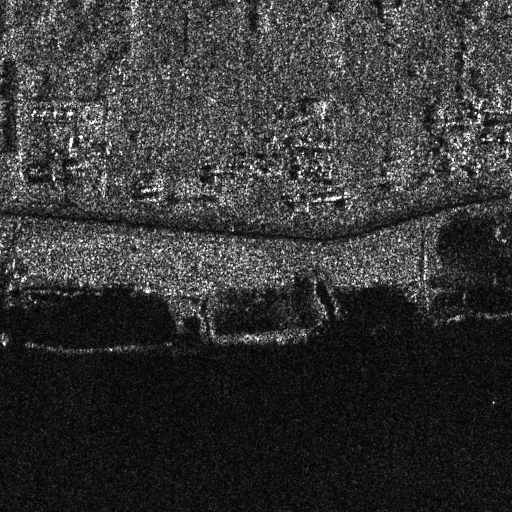
#> input picture data/FUSAR-Map/SAR_1024/JiuJiang_01_01_01_01_SAR_001.tif, 1024 x 1024 px (shown at 1/2 size)
$ python test_patch.py
#> lines starting #> are read from the running program, lines starting #| are printed output that depends on the picture
import numpy as np
from PIL import Image, ImageDraw

PATCH_SIZE = 512
STRIDE = 256
IMAGE_PATH = "data/FUSAR-Map/SAR_1024/JiuJiang_01_01_01_01_SAR_001.tif"


OUT_PATH = "horizontal_overlap_hatched_only_overlap.png"

def draw_dashed_rectangle(draw, box, color, width=3, dash=15, gap=10):
#> called with box = (256, 0, 768, 512), color = 'blue', width = 4, dash = 15, gap = 10
    x1, y1, x2, y2 = box

    # top edge
    x = x1
    while x < x2:
        draw.line([(x, y1), (min(x + dash, x2), y1)], fill=color, width=width)
        x += dash + gap

    # bottom edge
    x = x1
    while x < x2:
        draw.line([(x, y2), (min(x + dash, x2), y2)], fill=color, width=width)
        x += dash + gap

    # left edge
    y = y1
    while y < y2:
        draw.line([(x1, y), (x1, min(y + dash, y2))], fill=color, width=width)
        y += dash + gap

    # right edge
    y = y1
    while y < y2:
        draw.line([(x2, y), (x2, min(y + dash, y2))], fill=color, width=width)
        y += dash + gap


def draw_hatched_overlap(draw, box, spacing=10, width=2, color=(0,0,0)):
#> called with box = (256, 0, 512, 512), spacing = 12, width = 2, color = (0, 0, 0)
    x1, y1, x2, y2 = box

    # Draw diagonal hatch lines inside the overlap
    for offset in range(-PATCH_SIZE, PATCH_SIZE*2, spacing):
        draw.line(
            [(x1 + offset, y1), (x1 + offset + PATCH_SIZE, y1 + PATCH_SIZE)],
            fill=color,
            width=width
        )


def draw_horizontal_overlap_hatched(image_path):
    img = Image.open(image_path).convert("RGB")
    draw = ImageDraw.Draw(img)

    # Patch 1 — solid outline
    patch1 = (0, 0, PATCH_SIZE, PATCH_SIZE)
    draw.rectangle(patch1, outline="red", width=4)

    # Patch 2 — dashed outline
    patch2 = (STRIDE, 0, STRIDE + PATCH_SIZE, PATCH_SIZE)
    draw_dashed_rectangle(draw, patch2, color="blue", width=4)

    # Overlap region (width = 256 px)
    overlap = (
        PATCH_SIZE - STRIDE,   # 256
        0,
        PATCH_SIZE,            # 512
        PATCH_SIZE
    )

    # Shade ONLY the overlap region
    draw_hatched_overlap(draw, overlap, spacing=12, width=2)

    img.save(OUT_PATH)
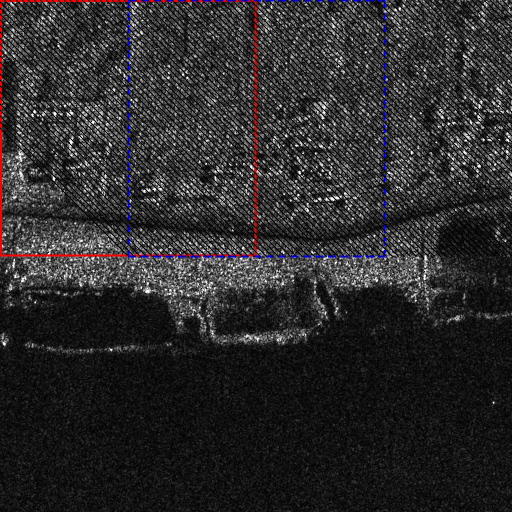
#> saved as horizontal_overlap_hatched_only_overlap.png: PIL image 1024x1024 RGB (shown at 1/2 size); mean R, G, B 44.7, 43.2, 44.2
    print(f"Saved overlap-hatched visualization: {OUT_PATH}")


draw_horizontal_overlap_hatched(IMAGE_PATH)

$ run again, with data/FUSAR-Map/SAR_1024/JiuJiang_01_01_01_06_SAR_006.tif copied over data/FUSAR-Map/SAR_1024/JiuJiang_01_01_01_01_SAR_001.tif
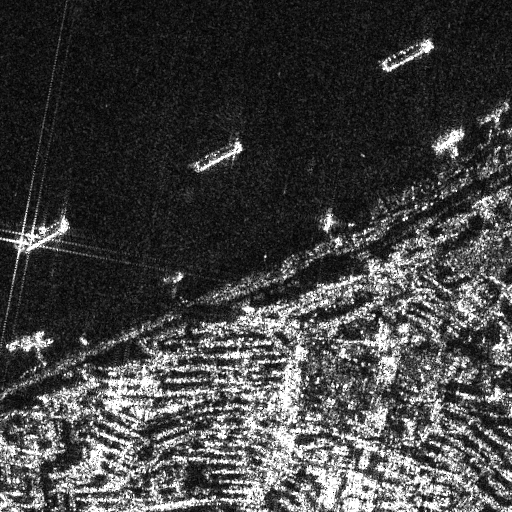
#> input picture data/FUSAR-Map/SAR_1024/JiuJiang_01_01_01_06_SAR_006.tif, 1024 x 1024 px (shown at 1/2 size)
#> in draw_horizontal_overlap_hatched, `img.save(OUT_PATH)`:
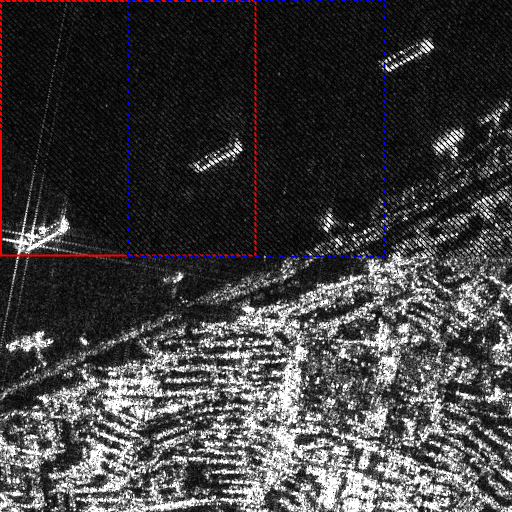
#> saved as horizontal_overlap_hatched_only_overlap.png: PIL image 1024x1024 RGB (shown at 1/2 size); mean R, G, B 64.2, 62.7, 63.7

$ run again, with data/FUSAR-Map/SAR_1024/JiuJiang_01_01_04_06_SAR_027.tif copied over data/FUSAR-Map/SAR_1024/JiuJiang_01_01_01_01_SAR_001.tif
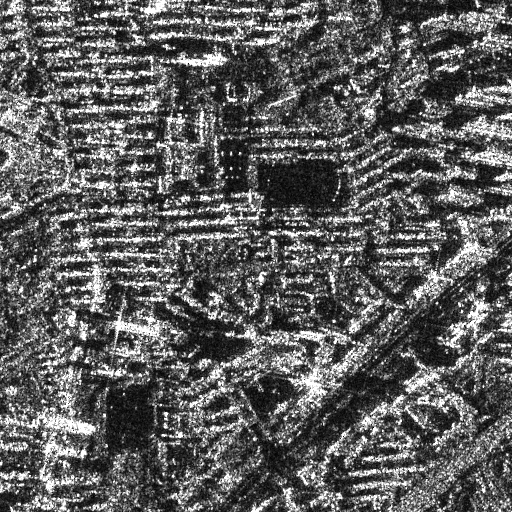
#> input picture data/FUSAR-Map/SAR_1024/JiuJiang_01_01_04_06_SAR_027.tif, 1024 x 1024 px (shown at 1/2 size)
#> in draw_horizontal_overlap_hatched, `img.save(OUT_PATH)`:
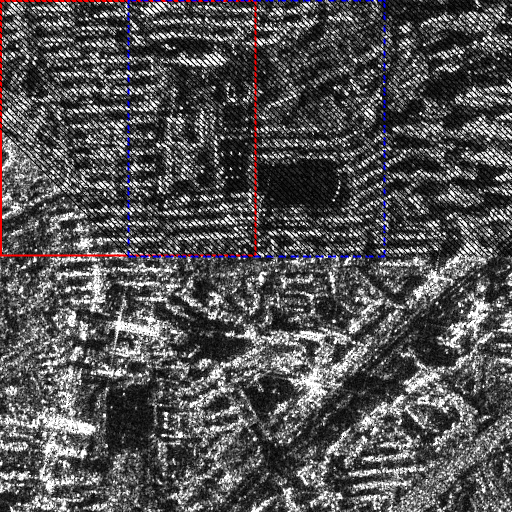
#> saved as horizontal_overlap_hatched_only_overlap.png: PIL image 1024x1024 RGB (shown at 1/2 size); mean R, G, B 83.1, 81.7, 82.6

$ run again, with data/FUSAR-Map/SAR_1024/JiuJiang_01_01_05_04_SAR_032.tif copied over data/FUSAR-Map/SAR_1024/JiuJiang_01_01_01_01_SAR_001.tif
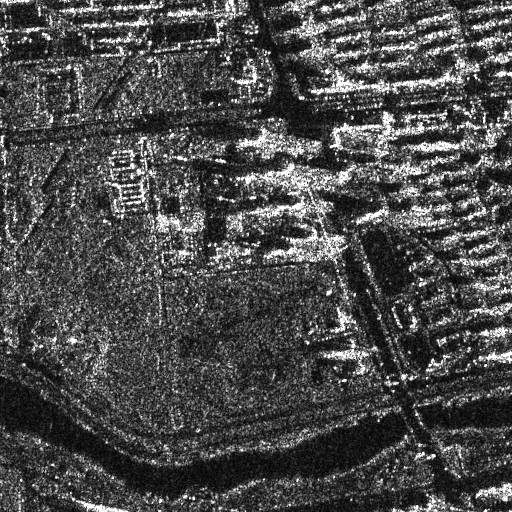
#> input picture data/FUSAR-Map/SAR_1024/JiuJiang_01_01_05_04_SAR_032.tif, 1024 x 1024 px (shown at 1/2 size)
#> in draw_horizontal_overlap_hatched, `img.save(OUT_PATH)`:
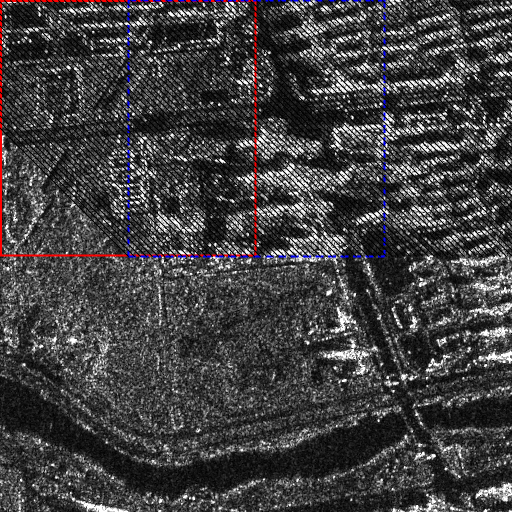
#> saved as horizontal_overlap_hatched_only_overlap.png: PIL image 1024x1024 RGB (shown at 1/2 size); mean R, G, B 65.2, 63.8, 64.7
